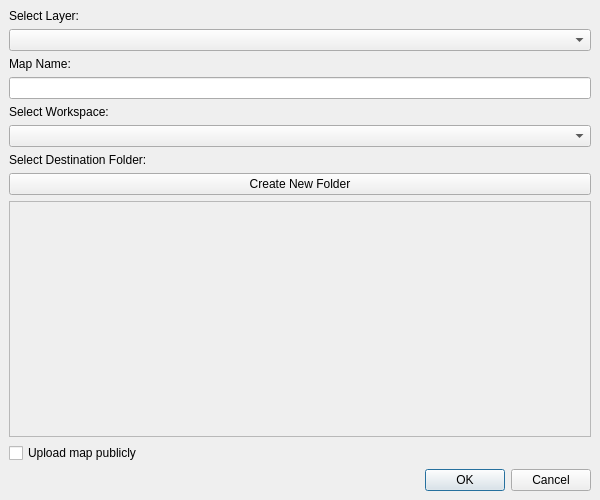
<?xml version="1.0" encoding="UTF-8"?>
<ui version="4.0">
    <class>MapHubPluginDialogBase</class>
    <widget class="QDialog" name="MapHubPluginDialogBase">
        <property name="geometry">
            <rect>
                <x>0</x>
                <y>0</y>
                <width>600</width>
                <height>500</height>
            </rect>
        </property>
        <property name="minimumSize">
            <size>
                <width>500</width>
                <height>400</height>
            </size>
        </property>
        <property name="windowTitle">
            <string>MapHub: Upload</string>
        </property>
        <layout class="QVBoxLayout" name="verticalLayout">
            <property name="spacing">
                <number>6</number>
            </property>
            <property name="leftMargin">
                <number>9</number>
            </property>
            <property name="topMargin">
                <number>9</number>
            </property>
            <property name="rightMargin">
                <number>9</number>
            </property>
            <property name="bottomMargin">
                <number>9</number>
            </property>
            <item>
                <widget class="QLabel" name="label_layer">
                    <property name="text">
                        <string>Select Layer:</string>
                    </property>
                </widget>
            </item>
            <item>
                <widget class="QComboBox" name="comboBox_layer"/>
            </item>
            <item>
                <widget class="QLabel" name="label_map_name">
                    <property name="text">
                        <string>Map Name:</string>
                    </property>
                </widget>
            </item>
            <item>
                <widget class="QLineEdit" name="lineEdit_map_name"/>
            </item>
            <item>
                <widget class="QLabel" name="label_workspace">
                    <property name="text">
                        <string>Select Workspace:</string>
                    </property>
                </widget>
            </item>
            <item>
                <widget class="QComboBox" name="comboBox_workspace"/>
            </item>
            <item>
                <widget class="QLabel" name="label_folder">
                    <property name="text">
                        <string>Select Destination Folder:</string>
                    </property>
                </widget>
            </item>
            <item>
                <layout class="QHBoxLayout" name="horizontalLayout_folder">
                    <item>
                        <widget class="QPushButton" name="btn_create_folder">
                            <property name="text">
                                <string>Create New Folder</string>
                            </property>
                        </widget>
                    </item>
                </layout>
            </item>
            <item>
                <widget class="QScrollArea" name="scrollArea">
                    <property name="widgetResizable">
                        <bool>true</bool>
                    </property>
                    <widget class="QWidget" name="scrollAreaWidgetContents">
                        <layout class="QVBoxLayout" name="verticalLayout_2">
                            <item>
                                <widget class="QWidget" name="folderContainer" native="true">
                                    <layout class="QVBoxLayout" name="folderLayout">
                                        <!-- Folder items will be added here programmatically -->
                                    </layout>
                                </widget>
                            </item>
                            <item>
                                <spacer name="verticalSpacer_2">
                                    <property name="orientation">
                                        <enum>Qt::Vertical</enum>
                                    </property>
                                    <property name="sizeHint" stdset="0">
                                        <size>
                                            <width>20</width>
                                            <height>40</height>
                                        </size>
                                    </property>
                                </spacer>
                            </item>
                        </layout>
                    </widget>
                </widget>
            </item>
            <item>
                <widget class="QCheckBox" name="checkBox_public">
                    <property name="text">
                        <string>Upload map publicly</string>
                    </property>
                    <property name="checked">
                        <bool>false</bool>
                    </property>
                </widget>
            </item>
            <item>
                <widget class="QDialogButtonBox" name="button_box">
                    <property name="orientation">
                        <enum>Qt::Horizontal</enum>
                    </property>
                    <property name="standardButtons">
                        <set>QDialogButtonBox::Cancel|QDialogButtonBox::Ok</set>
                    </property>
                </widget>
            </item>
        </layout>
    </widget>
    <resources/>
    <connections>
        <connection>
            <sender>button_box</sender>
            <signal>accepted()</signal>
            <receiver>MapHubPluginDialogBase</receiver>
            <slot>accept()</slot>
            <hints>
                <hint type="sourcelabel">
                    <x>20</x>
                    <y>20</y>
                </hint>
                <hint type="destinationlabel">
                    <x>20</x>
                    <y>20</y>
                </hint>
            </hints>
        </connection>
        <connection>
            <sender>button_box</sender>
            <signal>rejected()</signal>
            <receiver>MapHubPluginDialogBase</receiver>
            <slot>reject()</slot>
            <hints>
                <hint type="sourcelabel">
                    <x>20</x>
                    <y>20</y>
                </hint>
                <hint type="destinationlabel">
                    <x>20</x>
                    <y>20</y>
                </hint>
            </hints>
        </connection>
    </connections>
</ui>
